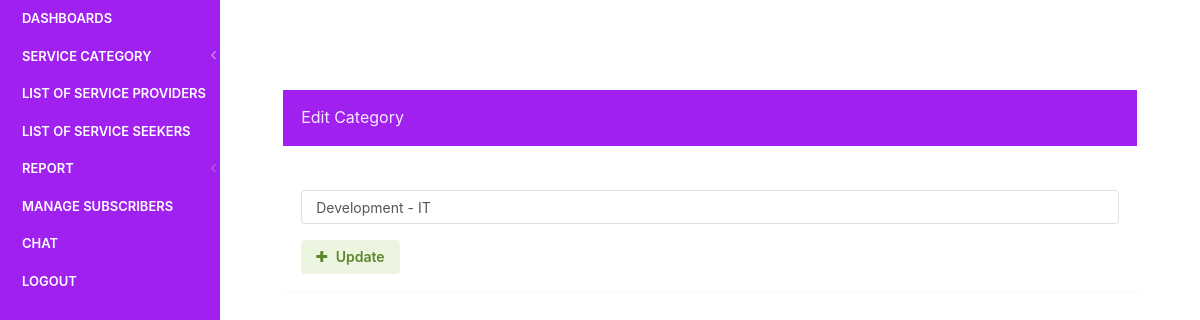
The page /findus/admin/edit-category.php?editid=2 (signed in) on the database as committed earlier.
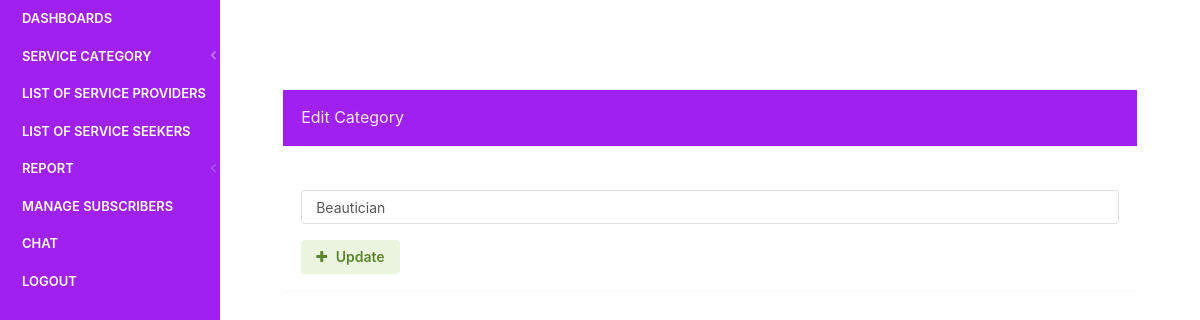
The same page on the database as committed later.
### tables this page shows
CREATE TABLE `tblcategory` (
  `id` int(11) NOT NULL,
  `CategoryName` varchar(200) NOT NULL,
  `PostingDate` timestamp NOT NULL DEFAULT current_timestamp(),
  `UpdationDate` timestamp NULL DEFAULT NULL,
  `Is_Active` int(1) NOT NULL
);

### findus/admin/edit-category.php (the view, shortened to what this page needs)
<?php
include('includes/dbconnection.php');
if (strlen($_SESSION['jpaid']==0)) {
  header('location:logout.php');
  } else{
?>
<!doctype html>
 <html lang="en" class="no-focus">
    <head>
<link rel="stylesheet" id="css-main" href="assets/css/codebase.min.css">
</head>
    <body>
        <div id="page-container" class="sidebar-o sidebar-inverse side-scroll page-header-fixed main-content-narrow">
             <?php include_once('includes/sidebar.php');?>
            <main id="main-container">
                <div class="content">
                    <div class="row">
                        <div class="col-md-12">
                            <div class="block block-themed">
                                <div class="block-header bg-gd-emerald">
                                    <h3 class="block-title">Edit Category</h3>
                                </div>
                                <div class="block-content">
                                    <form method="post">
                                      <?php
                  $editid=$_GET['editid'];
$sql="SELECT * from tblcategory where id=:editid";
$query = $dbh -> prepare($sql);
$query->bindParam(':editid',$editid,PDO::PARAM_STR);
$query->execute();
$results=$query->fetchAll(PDO::FETCH_OBJ);
$cnt=1;
if($query->rowCount() > 0)
{
foreach($results as $row)
{               ?>
                                        <div class="form-group row">
                                            <label class="col-12" for="register1-email">Category:</label>
                                            <div class="col-12">
                                                <input type="text" class="form-control" value="<?php echo htmlentities($row->CategoryName);?>" name="category" required="true">
                                            </div>
                                        </div>
                                      <?php $cnt=$cnt+1;}} ?>
                                        <div class="form-group row">
                                            <div class="col-12">
                                                <button type="submit" class="btn btn-alt-success" name="submit">
                                                    <i class="fa fa-plus mr-5"></i> Update
                                                </button>
                                            </div>
                                        </div>
                                    </form>
                                </div>
                            </div>
                        </div>
                       </div>
                </div>
            </main>
        </div>
    </body>
</html>
<?php }  ?>

Rows that differ between the two databases and show on the page:
removed tblcategory: category "Development - IT"
added tblcategory: category "Beautician"
